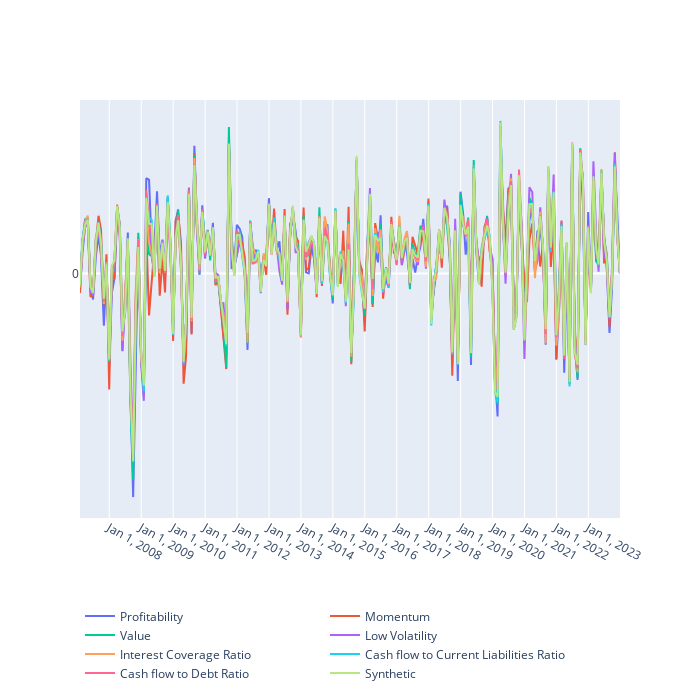

The notebook cell this image was saved under:
### Code cell
return_values = monthly_syn_ret.cumsum().apply(np.exp)
# plot_lines(r_rets)

### Figure 1 — Plotly figure (JSON) as saved in the notebook; plotly's stock layout.template omitted (floating-point values rounded to 4 significant figures; data arrays with more than 128 entries replaced by an {"elided": "..."} marker saying what was removed)
{"data": [{"name": "Profitability", "showlegend": true, "type": "scatter", "x": {"elided": "204 str values"}, "y": {"elided": "204 float values"}}, {"name": "Momentum", "showlegend": true, "type": "scatter", "x": {"elided": "204 str values"}, "y": {"elided": "204 float values"}}, {"name": "Value", "showlegend": true, "type": "scatter", "x": {"elided": "204 str values"}, "y": {"elided": "204 float values"}}, {"name": "Low Volatility", "showlegend": true, "type": "scatter", "x": {"elided": "204 str values"}, "y": {"elided": "204 float values"}}, {"name": "Interest Coverage Ratio", "showlegend": true, "type": "scatter", "x": {"elided": "204 str values"}, "y": {"elided": "204 float values"}}, {"name": "Cash flow to Current Liabilities Ratio", "showlegend": true, "type": "scatter", "x": {"elided": "204 str values"}, "y": {"elided": "204 float values"}}, {"name": "Cash flow to Debt Ratio", "showlegend": true, "type": "scatter", "x": {"elided": "204 str values"}, "y": {"elided": "204 float values"}}, {"name": "Synthetic", "showlegend": true, "type": "scatter", "x": {"elided": "204 str values"}, "y": {"elided": "204 float values"}}], "layout": {"height": 700, "legend": {"orientation": "h", "x": 0, "xanchor": "left", "y": -0.2, "yanchor": "top"}, "width": 700, "xaxis": {"autorange": true, "range": ["2007-01-31", "2023-12-29"], "tickvals": [2007, 2008, 2009, 2010, 2011, 2012, 2013, 2014, 2015, 2016, 2017, 2018, 2019, 2020, 2021, 2022, 2023], "type": "date"}, "yaxis": {"autorange": true, "dtick": 2, "gridcolor": "LightGrey", "gridwidth": 0.1, "range": [-0.1934, 0.1374], "showgrid": true, "type": "linear"}}}
